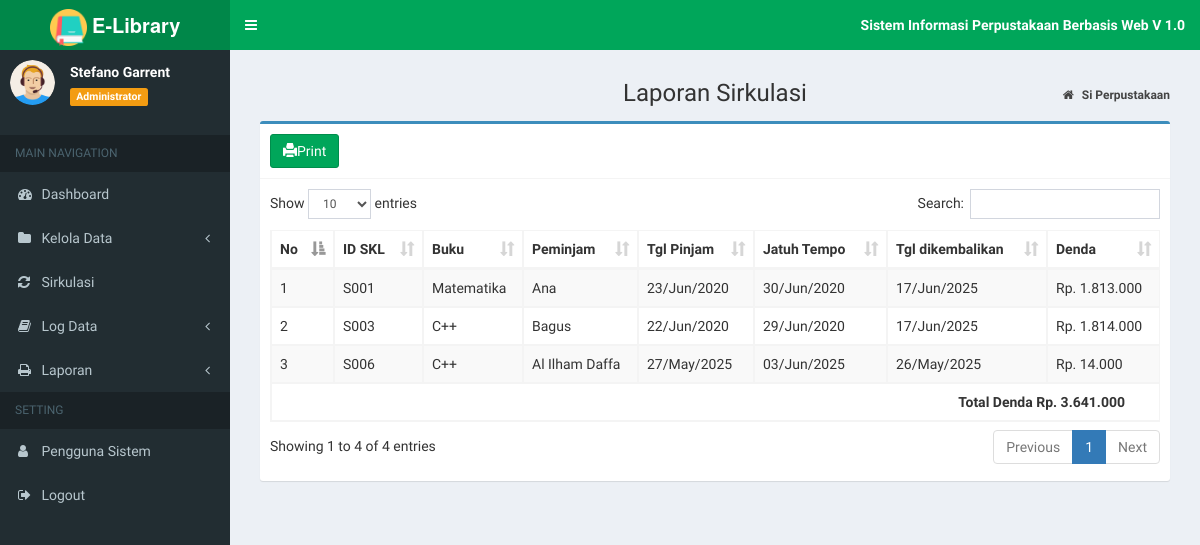
Page /Admin/WEB-RBPL-main/index.php?page=laporan_sirkulasi (signed in) on the committed database.
### tables this page shows
CREATE TABLE `tb_sirkulasi` (
  `id_sk` varchar(20) NOT NULL,
  `id_buku` varchar(10) NOT NULL,
  `id_anggota` varchar(10) NOT NULL,
  `tgl_pinjam` date NOT NULL,
  `tgl_kembali` date NOT NULL,
  `status` enum('PIN','KEM') NOT NULL,
  `tgl_dikembalikan` date DEFAULT NULL
);

CREATE TABLE `tb_buku` (
  `id_buku` varchar(10) NOT NULL,
  `judul_buku` varchar(30) NOT NULL,
  `pengarang` varchar(30) NOT NULL,
  `penerbit` varchar(30) NOT NULL,
  `th_terbit` year(4) NOT NULL
);

CREATE TABLE `tb_anggota` (
  `id_anggota` varchar(10) NOT NULL,
  `nama` varchar(20) NOT NULL,
  `jekel` enum('Laki-laki','Perempuan') NOT NULL,
  `kelas` varchar(50) NOT NULL,
  `no_hp` varchar(15) NOT NULL
);

### Admin/WEB-RBPL-main/admin/laporan/laporan_sirkulasi.php (the view)
<section class="content-header">
	<h1 style="text-align:center;">
		Laporan Sirkulasi
	</h1>
	<ol class="breadcrumb">
		<li>
			<a href="index.php">
				<i class="fa fa-home"></i>
				<b>Si Perpustakaan</b>
			</a>
		</li>
	</ol>
</section>
<section class="content">
	<div class="box box-primary">
		<div class="box-header with-border">
		<a href="?page=MyApp/print_laporan" title="Print" class="btn btn-success" stlye="color : green;">
				<i class="glyphicon glyphicon-print"></i>Print</a>
		</div>
		<div class="box-body">
			<div class="table-responsive">
				<table id="example1" class="table table-bordered table-striped">
					<thead>
						<tr>
							<th>No</th>
							<th>ID SKL</th>
							<th>Buku</th>
							<th>Peminjam</th>
							<th>Tgl Pinjam</th>
							<th>Jatuh Tempo</th>
							<th>Tgl dikembalikan</th>
							<th>Denda</th>
						</tr>
					</thead>
				<tbody>
				<?php
                $sql=mysqli_query($koneksi,"SELECT tb_sirkulasi.id_buku,
				tb_buku.judul_buku,
				tb_anggota.id_anggota,
				tb_anggota.nama,
				tb_sirkulasi.id_sk,
				tb_sirkulasi.tgl_pinjam,
				tb_sirkulasi.tgl_kembali,
				tb_sirkulasi.tgl_dikembalikan,
                  	if(datediff(now( ) , tb_sirkulasi.tgl_kembali)<=0,0,datediff(now( ) , tb_sirkulasi.tgl_kembali) ) telat_pengembalian FROM tb_sirkulasi
					JOIN tb_anggota ON tb_anggota.id_anggota=tb_sirkulasi.id_anggota
					JOIN tb_buku ON tb_buku.id_buku=tb_sirkulasi.id_buku where tb_sirkulasi.status='KEM'
					Order By id_anggota");
				$no =null;
				$total_denda=null;
				$tarif_denda=1000;
                while ($data=mysqli_fetch_array($sql,MYSQLI_ASSOC)) {
					$no++;
					$total_denda=$total_denda+($data['telat_pengembalian']*$tarif_denda);
					echo '<tr>
						<td>'.$no.'</td>
						<td>'.$data['id_sk'].'</td>
						<td>'.$data['judul_buku'].'</td>
						<td>'.$data['nama'].'</td>
						<td>'.date_format(new DateTime($data['tgl_pinjam']),'d/M/Y').'</td>
						<td>'.date_format(new DateTime($data['tgl_kembali']),'d/M/Y').'</td>
						<td>'.date_format(new DateTime($data['tgl_dikembalikan']),'d/M/Y').'</td>
						<td>Rp. '.number_format($data['telat_pengembalian']*$tarif_denda,0,',','.').'</td>
						</tr>';
				}
				?>
				<tr>
					<th colspan="8" style="text-align:right; padding-right:0.90cm;">
					Total Denda Rp. <?php echo number_format($total_denda,0,',','.');?>
					</th>
				</tr>
					</tbody>
				</table>
			</div>
		</div>
	</div>
</section>

### rows in the picture
tb_sirkulasi: id_sk "S001", id_buku.judul_buku "Matematika", id_anggota.nama "Ana", tgl_pinjam "23/Jun/2020", tgl_kembali "30/Jun/2020", tgl_dikembalikan "17/Jun/2025", telat_pengembalian "1.813.000"
tb_sirkulasi: id_sk "S003", id_buku.judul_buku "C++", id_anggota.nama "Bagus", tgl_pinjam "22/Jun/2020", tgl_kembali "29/Jun/2020", tgl_dikembalikan "17/Jun/2025", telat_pengembalian "1.814.000"
tb_sirkulasi: id_sk "S006", id_buku.judul_buku "C++", id_anggota.nama "Al Ilham Daffa", tgl_pinjam "27/May/2025", tgl_kembali "03/Jun/2025", tgl_dikembalikan "26/May/2025", telat_pengembalian "14.000"

### other values in the picture
$data_nama "Stefano Garrent"
$data_level "Administrator"
$total_denda "3.641.000"
